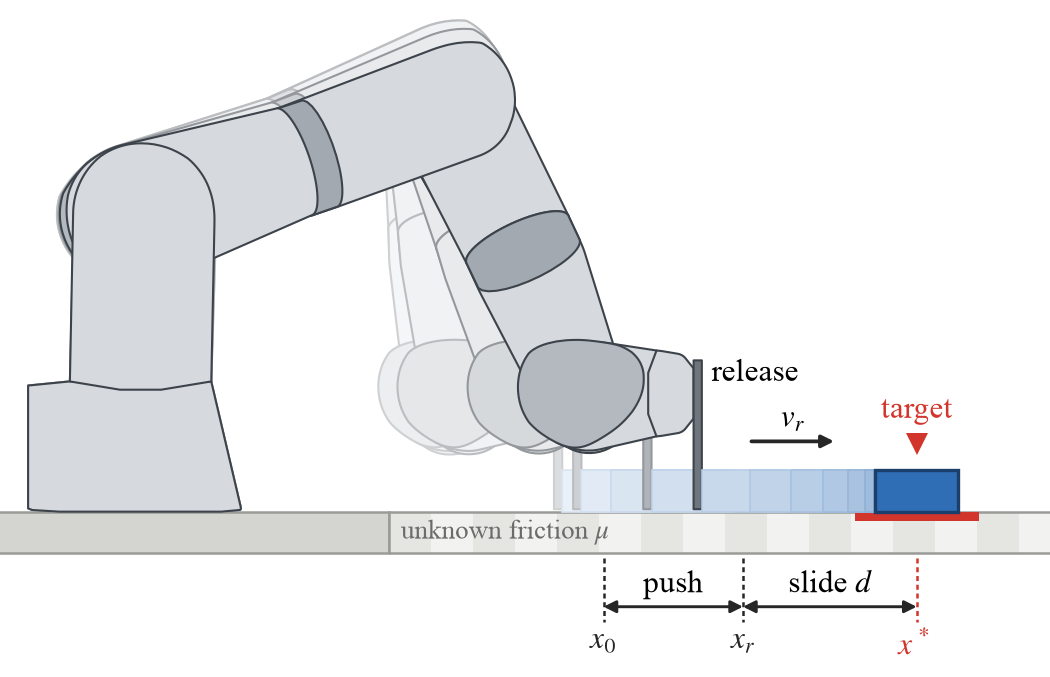

Generate this figure with Python:
#!/usr/bin/env python3
"""
intro_figure.py -- the first-page figure: a strobe side view of one simulated push and slide.

One push-and-slide is simulated with the arm (push.push_slide with arm.ArmPusher, the contact settings in sim_config.yaml),
then drawn as a multiple-exposure photograph seen from the side (camera on -y, looking along +y: x right, z up):
  * the object is drawn at equal time steps from the start of the push until it is at rest, so the spacing between
    exposures shows its speed: growing while the paddle accelerates it, shrinking as friction brakes the free slide;
  * the iiwa is drawn at a few of the same instants.  Each link's outline is the side projection of the convex hull of its
    Drake visual mesh, posed by forward kinematics from the simulated joint angles, so the arm is the one in scene.py;
  * one exposure falls exactly on the release (t*, from the release model), and the last one is the rest pose;
  * the board, its friction strips, the start x_0, the release x_r, the push, the slide d and the target x* are annotated
    (no equation or exposure note in the image: those go in the caption).

Colour: the arm, board and labels are grey or ink; the object is blue and the target red (CVD-checked: protan dE 21).
Every exposure is opaque, pre-blended with the background and drawn over the older ones, so overlapping exposures never
stack up darker: the object's copies are a tint that darkens steadily towards the rest pose (the only solid one, on the
red target strip), and the arm's are lighter when older, solid at the release.
The default push is the acceptance push (0.8 m/s, J = 100 m/s^3, base at the origin) at mu = 0.15, chosen so that the
slide (21 cm) is about as long as the push.  The board runs off the right edge (its far end is 0.6 m past the rest point).
The figure is drawn at print size for one IEEE column (3.5 in, 7.5 pt labels): include it at width = column width.

    python3 figures/intro_figure.py                         # intro_figure.pdf and .png, one IEEE column wide (3.5 in) (~4 s)
    python3 figures/intro_figure.py --mu 0.15 --v 0.8 --J 100 --dt-strobe 0.08 --out intro_figure
    python3 figures/intro_figure.py --no-labels             # artwork only, to label in the report
"""
import argparse, math
import numpy as np
import matplotlib
from paths import FIGURES
matplotlib.use("Agg")
import matplotlib.pyplot as plt
from matplotlib.patches import Polygon, Rectangle, FancyArrowPatch
from scipy.spatial import ConvexHull
from pydrake.all import AddMultibodyPlantSceneGraph, Box, DiagramBuilder, Mesh, RigidTransform, Role

from arm import ArmPusher
from push import push_slide
from physics import BOARD_X_MIN, OBJECT_SIZE
from scene import add_arm

# colours: greys and ink, one blue for the object, one red for the target
BG = "#ffffff"
ARM_EDGE = "#3d434b"
ARM_FILL = {"grey": "#d6d9dd", "orange": "#b4b9c0", "band": "#a3a9b1", "paddle": "#6f757d"}   # the iiwa's orange covers in grey
OBJ, OBJ_EDGE = "#2f6db5", "#1b3f6b"
TARGET = "#d1352b"
BOARD_LIGHT, BOARD_DARK, BOARD_EDGE, MOUNT = "#f2f2f0", "#e5e5e2", "#9a9a96", "#d4d4d0"
INK, MUTED = "#262626", "#6b6b6b"

def blend(color, alpha, bg=BG):
    """The colour `alpha` of the way from the background to `color` (an opaque stand-in for a translucent exposure)."""
    c, b = np.array(matplotlib.colors.to_rgb(color)), np.array(matplotlib.colors.to_rgb(bg))
    return tuple(b + alpha*(c - b))

class ArmOutline:
    """Side-view outlines of the iiwa's visual geometry (convex hull of each mesh, projected on x-z) at given joint angles."""

    def __init__(self, base=(0.0, 0.0, 0.0)):
        builder = DiagramBuilder()
        self.plant, sg = AddMultibodyPlantSceneGraph(builder, 0.0)
        self.iiwa, _ = add_arm(self.plant, None, RigidTransform(np.asarray(base, float)), collision=False)
        self.plant.Finalize()
        self.ctx = self.plant.CreateDefaultContext()
        insp = sg.model_inspector()
        self.parts = []   # (body, X_BG, vertices in G, colour key)
        for gid in insp.GetAllGeometryIds(Role.kIllustration):
            name, shape = insp.GetName(gid), insp.GetShape(gid)
            if "kuka" in name:   # the logo plate
                continue
            body = self.plant.GetBodyFromFrameId(insp.GetFrameId(gid))
            if isinstance(shape, Mesh):
                hull = shape.GetConvexHull()   # in the geometry frame, scale applied
                verts = np.array([hull.vertex(i) for i in range(hull.num_vertices())])
            elif isinstance(shape, Box):
                verts = 0.5*np.array([[sx*shape.width(), sy*shape.depth(), sz*shape.height()]
                                      for sx in (-1, 1) for sy in (-1, 1) for sz in (-1, 1)])
            else:
                continue
            key = "orange" if "orange" in name else "band" if "band" in name else "paddle" if "paddle" in name else "grey"
            self.parts.append((body, insp.GetPoseInFrame(gid), verts, key))

    def polygons(self, q):
        """[(xz polygon, colour key, depth y)] at joint angles q, far (large y) first."""
        self.plant.SetPositions(self.ctx, self.iiwa, q)
        out = []
        for body, X_BG, verts, key in self.parts:
            X_WG = self.plant.EvalBodyPoseInWorld(self.ctx, body) @ X_BG
            pw = (X_WG.rotation().matrix() @ verts.T).T + X_WG.translation()
            xz = pw[:, [0, 2]]
            out.append((xz[ConvexHull(xz).vertices], key, float(pw[:, 1].mean())))
        return sorted(out, key=lambda o: -o[2])

def strobe_times(t_start, t_sep, t_rest, dt):
    """Equal steps through the release instant t_sep, from the first step after the push starts to the last one before rest."""
    k0, k1 = math.ceil((t_start - t_sep)/dt), math.floor((t_rest - t_sep)/dt)
    return t_sep + dt*np.arange(k0, k1 + 1), -k0   # times and the index of the release exposure

def draw(r, out, dt_strobe=0.08, arm_at=None, labels=True, width_in=3.5):
    tr = r["traj"]
    t, x = tr["t"], tr["x"]
    sx, _, sz = OBJECT_SIZE
    z0 = float(np.median(tr["z"][-50:])) - sz/2        # object bottom at rest (the hydroelastic sink is sub-mm)
    t_start = float(t[np.argmax(x > x[0] + 1e-4)])     # the object starts to move
    times, k_rel = strobe_times(t_start, r["t_sep"], r["t_rest"], dt_strobe)
    times = np.append(times, t[-1])                    # the rest pose
    n = len(times)
    arm_k = sorted(set(arm_at if arm_at is not None else np.linspace(0, k_rel, 4).round().astype(int)))
    outline = ArmOutline()
    at = lambda tk: min(int(np.searchsorted(t, tk)), len(t) - 1)
    x_0, x_r, x_rest = x[at(times[0])], r["x_sep"], r["x_rest"]

    plt.rcParams.update({"font.family": "serif", "font.serif": ["Times New Roman", "Times", "DejaVu Serif"],
                         "mathtext.fontset": "stix", "font.size": 7.5,    # IEEE column: 10 pt body, 8 pt captions
                         "pdf.fonttype": 42})                              # TrueType, not Type 3 (IEEE PDF eXpress)
    xlim, zlim = (-0.17, 1.10), (-0.20, 0.62)
    fig = plt.figure(figsize=(width_in, width_in*(zlim[1] - zlim[0])/(xlim[1] - xlim[0])))
    ax = fig.add_axes([0, 0, 1, 1])
    ax.set_xlim(*xlim); ax.set_ylim(*zlim); ax.set_aspect("equal"); ax.axis("off")

    # the mount under the arm and the board with its friction strips (scene.Table: 2 in strips), running off both edges
    th = 0.05
    ax.add_patch(Rectangle((xlim[0] - 0.1, -th), BOARD_X_MIN - xlim[0] + 0.1, th, fc=MOUNT, ec=BOARD_EDGE, lw=0.6, zorder=1))
    w = 0.0508
    for i in range(int(math.ceil((xlim[1] - BOARD_X_MIN)/w)) + 1):
        ax.add_patch(Rectangle((BOARD_X_MIN + i*w, -th), w, th, fc=BOARD_DARK if i % 2 == 0 else BOARD_LIGHT, lw=0, zorder=1))
    ax.add_patch(Rectangle((BOARD_X_MIN, -th), xlim[1] + 0.5 - BOARD_X_MIN, th, fill=False, ec=BOARD_EDGE, lw=0.6, zorder=1))

    # the target: a red strip set into the board's top face, wider than the object so it shows on both sides of it
    pad = 0.025
    ax.add_patch(Rectangle((x_rest - sx/2 - pad, -0.011), sx + 2*pad, 0.011, fc=TARGET, lw=0, zorder=2))

    # exposures, oldest first, each opaque, pre-blended with the background and drawn over the older ones, so overlaps never
    # stack up and the shade only grows with time.  The arm: lighter when older, solid at the release.  The object: a tint
    # that darkens steadily towards the rest pose, the only solid one.
    for k, tk in enumerate(times):
        i = at(tk)
        if k in arm_k:
            a_arm = 1.0 if k == k_rel else 0.25 + 0.40*k/max(k_rel, 1)
            for poly, key, _ in outline.polygons(tr["q_arm"][i]):
                ax.add_patch(Polygon(poly, closed=True, fc=blend(ARM_FILL[key], a_arm), ec=blend(ARM_EDGE, a_arm), lw=0.5,
                                     joinstyle="round", zorder=3 + k*0.01))
        if k == n - 1:
            ax.add_patch(Rectangle((x[i] - sx/2, z0), sx, sz, fc=OBJ, ec=OBJ_EDGE, lw=0.8, zorder=4.5))
        else:
            a = 0.10 + 0.40*k/(n - 2)
            ax.add_patch(Rectangle((x[i] - sx/2, z0), sx, sz, fc=blend(OBJ, a), ec=blend(OBJ, a + 0.08), lw=0.4,
                                   zorder=3 + k*0.01 + 0.005))

    if not labels:
        fig.savefig(out + ".pdf"); fig.savefig(out + ".png", dpi=300)
        return fig

    # dimension chain under the board: start, release, rest (the target's line in red)
    zd = -th - 0.065
    for xv, lab, c in ((x_0, r"$x_0$", INK), (x_r, r"$x_r$", INK), (x_rest, r"$x^*$", TARGET)):
        ax.plot([xv, xv], [-th - 0.006, zd - 0.018], color=c, lw=0.6, ls=(0, (2, 1.5)), zorder=2)
        ax.text(xv, zd - 0.024, lab, ha="center", va="top", color=c)
    for xa, xb, lab in ((x_0, x_r, "push"), (x_r, x_rest, r"slide $d$")):
        ax.add_patch(FancyArrowPatch((xa, zd), (xb, zd), arrowstyle="<|-|>", mutation_scale=6, lw=0.7, color=INK, zorder=5,
                                     shrinkA=0, shrinkB=0))
        ax.text((xa + xb)/2, zd + 0.009, lab, ha="center", va="bottom")

    # release: the label at the paddle and the release speed over the object's path
    i_rel = at(r["t_sep"])
    xa = x[i_rel] + 0.01
    ax.add_patch(FancyArrowPatch((xa, z0 + sz + 0.035), (xa + 0.10, z0 + sz + 0.035), arrowstyle="-|>", mutation_scale=6, lw=0.9,
                                 color=INK, zorder=6, shrinkA=0, shrinkB=0))
    ax.text(xa + 0.05, z0 + sz + 0.045, r"$v_r$", ha="center", va="bottom")
    ax.text(x_r - sx/2 + 0.012, z0 + sz + 0.10, "release", ha="left", va="bottom")

    # the target's marker over the rest pose
    ax.plot([x_rest], [z0 + sz + 0.032], marker="v", ms=5.5, color=TARGET, mec="none", zorder=7)
    ax.text(x_rest, z0 + sz + 0.055, "target", ha="center", va="bottom", color=TARGET)

    ax.text(BOARD_X_MIN + 0.015, -th/2, r"unknown friction $\mu$", ha="left", va="center", fontsize=6.5, color=MUTED, zorder=2)

    fig.savefig(out + ".pdf"); fig.savefig(out + ".png", dpi=300)
    return fig

def main():
    ap = argparse.ArgumentParser(description=__doc__, formatter_class=argparse.RawDescriptionHelpFormatter)
    ap.add_argument("--mu", type=float, default=0.15)
    ap.add_argument("--v", type=float, default=0.8, help="peak paddle speed, m/s")
    ap.add_argument("--J", type=float, default=100.0, help="braking jerk, m/s^3")
    ap.add_argument("--dt-strobe", type=float, default=0.08, help="time between exposures, s")
    ap.add_argument("--arm-at", type=int, nargs="*", help="exposure indices that also show the arm (default: 4 up to the release)")
    ap.add_argument("--width", type=float, default=3.5, help="figure width, in (3.5: one IEEE column, drawn at print size)")
    ap.add_argument("--no-labels", action="store_true")
    ap.add_argument("--out", default=str(FIGURES/"intro_figure"))
    a = ap.parse_args()
    from scene import LAYOUTS      # the figure is drawn for the frontal layout (mount under the arm, side view): keep the base at the origin
    r = push_slide(a.mu, a.v, a.J, pusher=ArmPusher(base=LAYOUTS["origin"]))
    print(f"mu {a.mu}  v_peak {a.v} m/s  J {a.J} m/s^3: release at x_r = {r['x_sep']:.3f} m with v_r = {r['v_sep']:.3f} m/s, "
          f"slide {r['d_slide']*100:.1f} cm (v_r^2/(2 mu g) = {r['d_pred']*100:.1f} cm), rest at x = {r['x_rest']:.3f} m")
    draw(r, a.out, a.dt_strobe, a.arm_at, not a.no_labels, a.width)
    print(f"wrote {a.out}.pdf, {a.out}.png")

if __name__ == "__main__":
    main()
